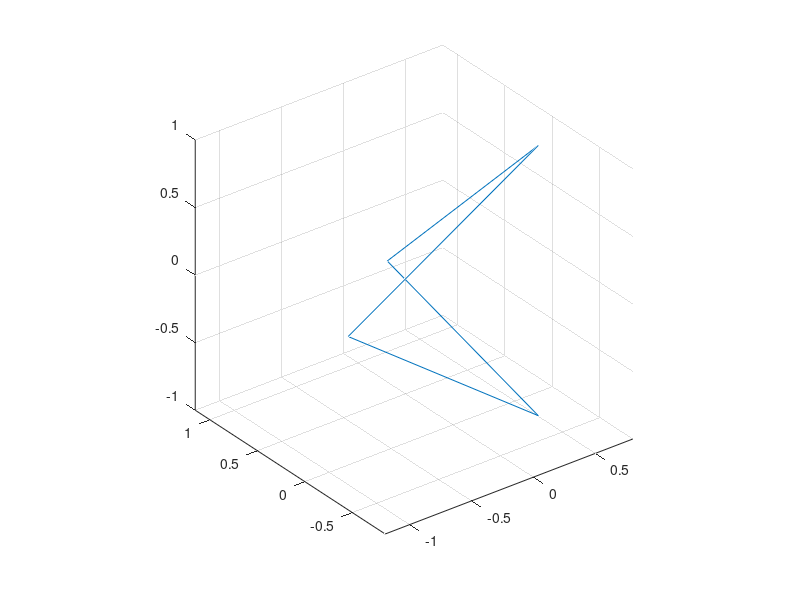

Write MATLAB code to recreate this figure.
%% ICs and propagate
clc; clear; close all;
rotm =  [1. 0 0; 0 0.866 -0.5;0 0.5 0.866];
points = [0   1  1  1;...
          0  -1  0  1;...
          0   1  0  1];
m = [1  1  1 1];
CoM = sum(m .* points,2)./sum(m);
points = points - CoM;
x = points(1,:); y = points(2, :); z = points(3, :);
Ix = sum(m.*(y.^2+z.^2)); Iy = sum(m.*(x.^2+z.^2)); Iz = sum(m.*(x.^2+y.^2));
Ixy = sum(m.*x.*y); Ixz = sum(m.*x.*z); Iyz = sum(m.*y.*z);
I = [Ix, Ixy, Ixz;Ixy, Iy, Iyz;Ixz, Iyz, Iz];
[V, D] = eigs(I);
PMOIs = diag(V'* I *V);
pointsNew = V'*points;
pointsNew = [pointsNew pointsNew(:,1)];
plot3(pointsNew(1,:),pointsNew(2,:),pointsNew(3,:)); axis equal; grid;